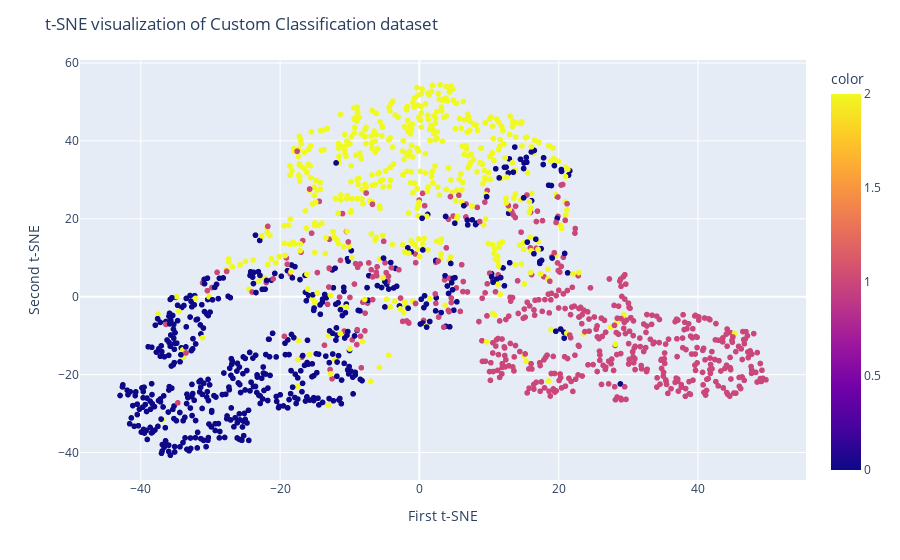

The cell this chart's notebook holds for it:
### Markdown cell above
## t-SNE Visualization Python
Similar to PCA, we will visualize two t-SNE components on a scatter plot.

### Code cell
fig = px.scatter(x=X_tsne[:, 0], y=X_tsne[:, 1], color=y)
fig.update_layout(
    title="t-SNE visualization of Custom Classification dataset",
    xaxis_title="First t-SNE",
    yaxis_title="Second t-SNE",
)
fig.show()

### Figure 1 — Plotly figure (JSON) as saved in the notebook; plotly's stock layout.template omitted (floating-point values rounded to 4 significant figures; data arrays with more than 128 entries replaced by an {"elided": "..."} marker saying what was removed)
{"data": [{"hovertemplate": "x=%{x}<br>y=%{y}<br>color=%{marker.color}<extra></extra>", "legendgroup": "", "marker": {"color": {"elided": "1500 int values"}, "coloraxis": "coloraxis", "symbol": "circle"}, "mode": "markers", "name": "", "showlegend": false, "type": "scattergl", "x": {"elided": "1500 float values"}, "xaxis": "x", "y": {"elided": "1500 float values"}, "yaxis": "y"}], "layout": {"coloraxis": {"colorbar": {"title": {"text": "color"}}, "colorscale": [[0, "#0d0887"], [0.1111, "#46039f"], [0.2222, "#7201a8"], [0.3333, "#9c179e"], [0.4444, "#bd3786"], [0.5556, "#d8576b"], [0.6667, "#ed7953"], [0.7778, "#fb9f3a"], [0.8889, "#fdca26"], [1, "#f0f921"]]}, "legend": {"tracegroupgap": 0}, "margin": {"t": 60}, "title": {"text": "t-SNE visualization of Custom Classification dataset"}, "xaxis": {"anchor": "y", "domain": [0, 1], "title": {"text": "First t-SNE"}}, "yaxis": {"anchor": "x", "domain": [0, 1], "title": {"text": "Second t-SNE"}}}}
